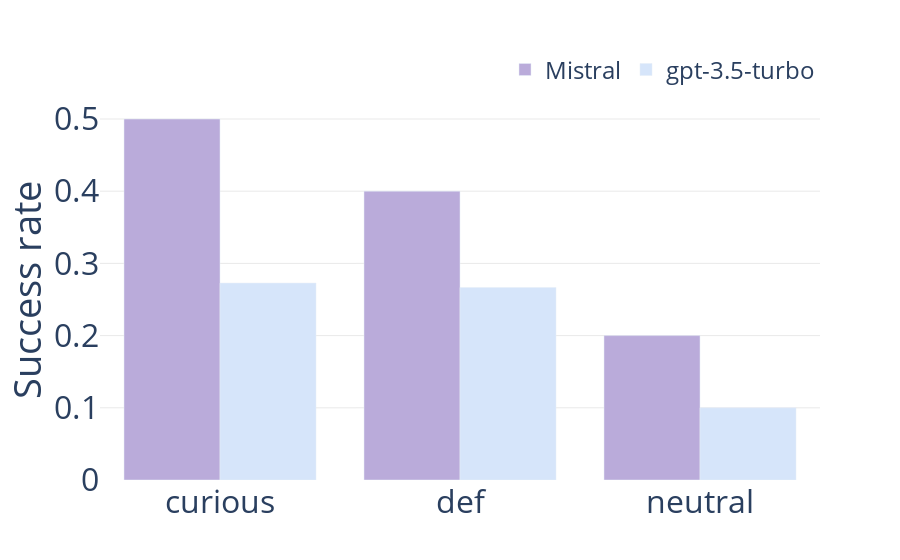

Notebook source saved alongside this figure:
### Code cell
import plotly.graph_objects as go

data = []
colors = ["#BAABDA", "#D6E5FA", "#FFF9F9"]
for model in models:
    y_data = [tree[exp][model]["mean"] for exp in exps]
    e_data = [tree[exp][model]["std"] for exp in exps]
    data.append(
        go.Bar(
            name=model,
            x=exps,
            y=y_data,
            # error_y=dict(type="data", array=e_data),
            marker_color=colors[models.index(model)],
        )
    )

fig = go.Figure(
    data=data,
    layout={
        "yaxis": {"title": "Success rate"},
    },
)

fig.update_layout(
    barmode="group",
    plot_bgcolor="white",
    legend=dict(
        orientation="h",
        yanchor="bottom",
        y=1.02,
        xanchor="right",
        x=1,
        font=dict(
            size=24,
        ),
    ),
    yaxis=dict(
        showgrid=True,
        gridcolor='lightgray',
        gridwidth=0.5,
    ),
    font=dict(
            size=32
    )
)

fig.write_image("../output/imgs/3_agent_barplot.pdf")
fig.show()

### Figure 1 — Plotly figure (JSON) as saved in the notebook; plotly's stock layout.template omitted (floating-point values rounded to 4 significant figures)
{"data": [{"marker": {"color": "#BAABDA"}, "name": "Mistral", "type": "bar", "x": ["curious", "def", "neutral"], "y": [0.5, 0.4, 0.2]}, {"marker": {"color": "#D6E5FA"}, "name": "gpt-3.5-turbo", "type": "bar", "x": ["curious", "def", "neutral"], "y": [0.2727, 0.2667, 0.1]}], "layout": {"barmode": "group", "font": {"size": 32}, "legend": {"font": {"size": 24}, "orientation": "h", "x": 1, "xanchor": "right", "y": 1.02, "yanchor": "bottom"}, "plot_bgcolor": "white", "yaxis": {"gridcolor": "lightgray", "gridwidth": 0.5, "showgrid": true, "title": {"text": "Success rate"}}}}
